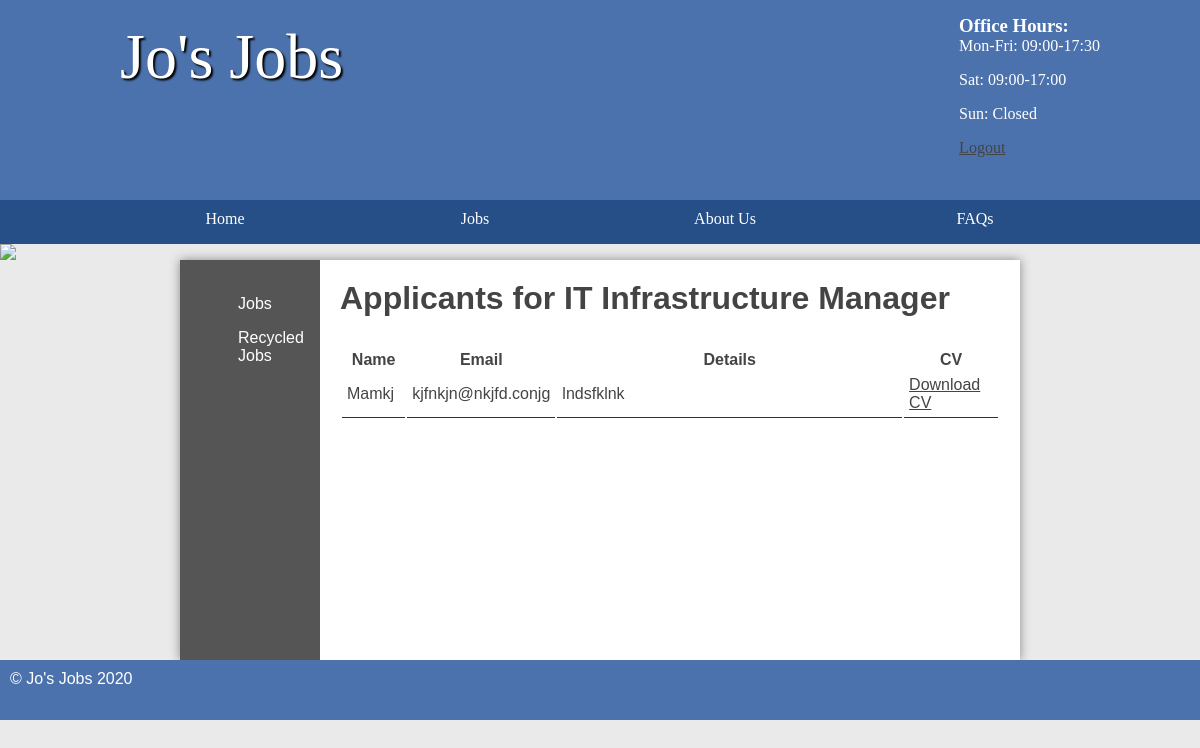
Page /admin/index.php?login=admin&&function=applicants&&id=2 (signed in) on the committed database.
### tables this page shows
CREATE TABLE `job` (
  `id` int(11) NOT NULL,
  `title` varchar(45) DEFAULT NULL,
  `description` longblob DEFAULT NULL,
  `salary` varchar(45) DEFAULT NULL,
  `closingDate` date DEFAULT NULL,
  `categoryId` int(11) DEFAULT NULL,
  `location` varchar(255) DEFAULT NULL,
  `addedBy` int(11) NOT NULL,
  `visiblity` int(1) DEFAULT 0
);

CREATE TABLE `applicants` (
  `id` int(11) NOT NULL,
  `name` varchar(45) DEFAULT NULL,
  `email` varchar(45) DEFAULT NULL,
  `details` longblob DEFAULT NULL,
  `jobId` int(11) DEFAULT NULL,
  `cv` varchar(255) DEFAULT NULL
);

### controller/home.php (called while the page is built, shortened)
<?php
class homeController{
	function applicants(){
		include('../view/adminPages/dbcon.php');
		include('../view/header.php');
		include('../view/adminPages/applicants.php');
		include('../view/footer.php');
	}
}
?>

### view/adminPages/applicants.php (the view)
	<main class="sidebar">
	<?php include('sidebar.php'); ?>
	<section class="right">
	<?php
		if (isset($_SESSION['loggedin']) && $_SESSION['loggedin'] == true || isset($_SESSION["usertype"]) && $_SESSION["usertype"] == "client" || $_SESSION["usertype"] == "admin") {
			$stmt = $pdo->prepare('SELECT * FROM job WHERE id = :id');
			$stmt->execute(['id' => $_GET['id']]);
			$job = $stmt->fetch();
		?>
			<h2>Applicants for <?=$job['title'];?></h2>
			<?php
			echo '<table>';
			echo '<thead>';
			echo '<tr>';
			echo '<th style="width: 10%">Name</th>';
			echo '<th style="width: 10%">Email</th>';
			echo '<th style="width: 65%">Details</th>';
			echo '<th style="width: 15%">CV</th>';
			echo '</tr>';
			$stmt = $pdo->prepare('SELECT * FROM applicants WHERE jobId = :id');
			$stmt->execute(['id' => $_GET['id']]);
			foreach ($stmt as $applicant) {
				echo '<tr>';
				echo '<td>' . $applicant['name'] . '</td>';
				echo '<td>' . $applicant['email'] . '</td>';
				echo '<td>' . $applicant['details'] . '</td>';
				echo '<td><a href="/cvs/' . $applicant['cv'] . '">Download CV</a></td>';
				echo '</tr>';
			}
			echo '</thead>';
			echo '</table>';
		}
		else {
			header("Location:index.php?function=login");
		}
	?>
</section>
	</main>

### styles.css (style rules this page uses)
* { margin: 0; padding: 0; }
html { font-family: 'Oxygen-Regular', verdana, sans-serif; }
body { background-color: #eaeaea; }
main a { color: #333; }
main { min-height: 50vh; background-color: #fff; width: 70vw; display: block; margin: auto; box-shadow: 0px 0px 10px #888; color:#444; }
main h2 { font-size:2em; }
p, li, h2 { margin-bottom: 1em; }
section a { color: #444; }
table { width: 100%; margin-top: 20px; }
td { padding: 5px; border-bottom: 1px solid #333; }
.stock, .sidebar { display: table; }
.stock .products, .sidebar .right { display: table-cell; padding: 20px; }
.right { padding: 20px; }

### rows in the picture
job: title "IT Infrastructure Manager"
applicants: name "Mamkj", email "kjfnkjn@nkjfd.conjg", details "lndsfklnk"
